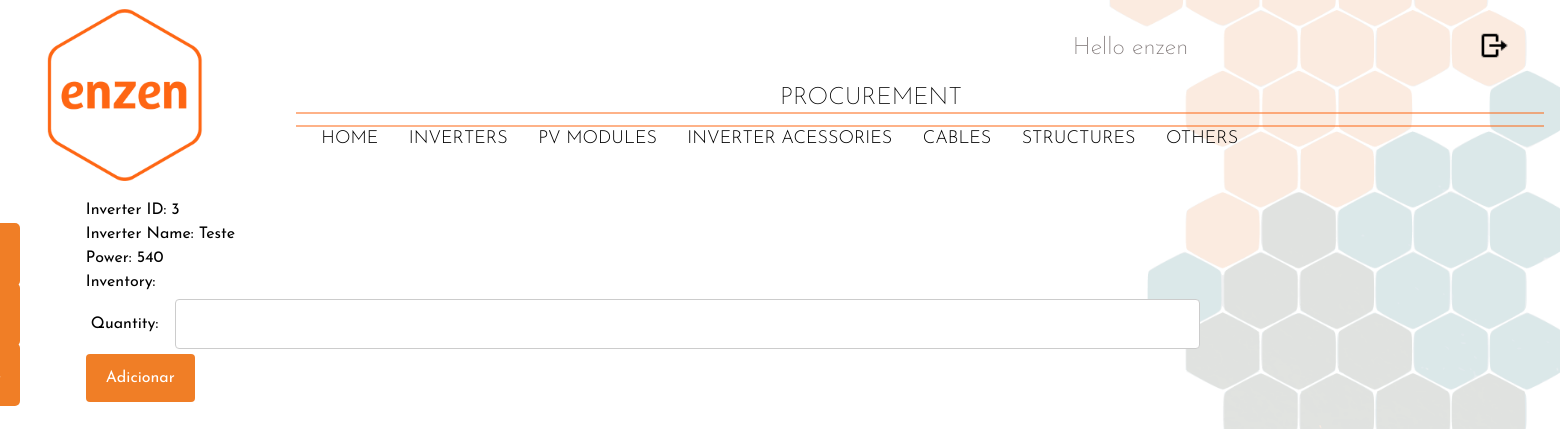
The app's page /pv_modules/3/ (signed in) with its own data.
### procurement/models.py (models this page shows, shortened)
class pv_modules(models.Model):
    modules_id = models.CharField(max_length=50,default='03.PVM-01')
    brand = models.ForeignKey(pv_module_brand, on_delete=models.SET_NULL, related_name='marcas_modules',blank=True,null=True)
    product_name = models.CharField(max_length=50)
    power_range = models.ForeignKey(pv_modules_power,on_delete=models.SET_NULL, related_name='power_modules',blank=True,null=True)
    price_EXW = models.FloatField(max_length=30)
    price_CIF = models.FloatField(max_length=30)
    price_DDP = models.FloatField(max_length=30)
    price_FOB = models.FloatField(max_length=30)
    payment_conditions = models.TextField()

class pv_modules_power(models.Model):
    power_id = models.CharField(max_length=50)
    power = models.IntegerField()
    def __str__(self):
        return str(self.power)

### procurement/views.py (the view)
# urls.py: path('pv_modules/<str:pk>/',views.pv_modules_detail,name="modules_detail"),
@login_required(login_url='/login')
def pv_modules_detail(request,pk):
    new_order = None
    pv_module = pv_modules.objects.get(id=pk)
    if request.method == 'POST':
        pv_module_form=number_form_pv_modules(data=request.POST)
        if pv_module_form.is_valid():
            new_order = pv_module_form.save(commit=False)
            new_order.pv_modules_number_id=pk
            new_order.save()
            request.session['data'] = new_order.id
            return redirect('add_pv_module/')
    else:
        pv_module_form=number_form_pv_modules()
    return render(request, 'Procurement/procurement_part/pv_module_detail.html', {'pv_module':pv_module,'form':pv_module_form})

### procurement/forms.py
class number_form_pv_modules(forms.ModelForm):
    class Meta:
        model = order_pv_modules
        fields = {'quantity'}
        widgets = {
            'quantity': forms.TextInput(attrs={'class': 'input2'}),
        }

### templates/Procurement/procurement_part/pv_module_detail.html (shortened to what this page needs)
{% extends "Procurement/base.html" %}
{% block content %}
    <div class="top_creatio3">
        <p>Inverter ID: {{ pv_module.id }}</p>
        <p>Inverter Name: {{ pv_module.product_name }}</p>
        <p>Power: {{ pv_module.power_range }}</p>
        <p>Inventory: {{ pv_module.inventory }}</p>
    </div>
    <form method="post">
        {% for field in form %}
        <div style="padding: 5px">
            <a class="label">{{ field.label_tag }}</a>
            {{ field }}
        </div>
        {% endfor %}
        <input type="submit" value="Adicionar" class="part_creation2">
    </form>
{% endblock %}

### templates/Procurement/base.html (shortened to what this page needs)
{% load static %}
{% load static %}
<!DOCTYPE html>
<html>
<head>
    <link href="{% static 'procurement.css' %}" rel="stylesheet">
    <script src="https://cdn.tailwindcss.com"></script>
</head>
<body style="background-image: url('{% static "Fundo.png"%}');background-attachment: fixed;background-size: cover;background-position: center center;">
<div style="width: auto; height: auto; overflow: hidden; background: transparent; background-attachment: fixed;background-size: cover;background-position: center center;">
    <svg width="80%" height="15" viewBox="0 0 1219 15" fill="none" xmlns="http://www.w3.org/2000/svg" style="position: absolute; left: 296px; top: 14%;" preserveAspectRatio="none">
        <path d="M1219 14H0M1219 1L0 1" stroke="#FE6613"></path></svg>
    <p style="width: 346px;  height:66px; position: absolute;font-family: Josefin Sans,serif; left: 50%; top: 10%; font-size: 24px; font-weight: 200; text-align: left; color: #000;">
        PROCUREMENT
    </p>
      <div id="box_total" >
          <img src="{% static 'LOGO.png' %}" style="width: 16%; height: auto; top: 0px;"/>
          <p style="width: 80%; margin-top:8%; font-size: 18px; font-weight: 300; text-align: left; color: #000;margin-left:3%;">
              <a href="/" style="font-family: Josefin Sans,serif">HOME</a>
              <a href="/inverters/" style="font-family: Josefin Sans,serif">INVERTERS</a>
              <a href="/pv_modules/" style="font-family: Josefin Sans,serif">PV MODULES</a>
              <a href="/inverter_acessories/" style="font-family: Josefin Sans,serif">INVERTER ACESSORIES</a>
              <a href="/cables/" style="font-family: Josefin Sans,serif">CABLES</a>
              <a href="/structures/" style="font-family: Josefin Sans,serif">STRUCTURES</a>
              <a href="/others/" style="font-family: Josefin Sans,serif">OTHERS</a>
            </p>
        </div>
      <p style="width: 222px;    font-family: Josefin Sans, sans-serif; height: 51px; position: absolute; right: 17%; top: 30px; font-size: 24px; font-weight: 200; text-align: left; color: #7e7676;">
      Hello {{ user }}
      <div id="mySidenav" class="sidenav">
        <a href="/brands" id="about">Brands</a>
        <a href="/vendors" id="blog">Vendor</a>
        <a href="/projects" id="projects">Projects</a>
      </div>
      </p>
      <a href="{% url 'O_and_M:logout' %}" class=""><img
        style="width: 2%; height: auto; position: absolute; right: 3.2%; top: 30px; object-fit: cover;"
      /></a>
<div id="contente">
    {% block content %}
 {% endblock %}
</div>
    </div>
  </body>

### static/procurement.css (style rules this page uses)
html * { -webkit-background-size: cover; -moz-background-size: cover; -o-background-size: cover; background-size: cover; font-family: Josefin Sans, sans-serif; }
#box_total { display: inline-flex; width: 100%; }
#box_total p a { margin-left: 2%; display: inline; position: relative; padding: 0.2em 0; }
#box_total p a::after { content: ''; position: absolute; bottom: 0; left: 0; width: 100%; height: 0.1em; background-color: #f07e26; opacity: 0; transition: opacity 300ms, transform 300ms; }
#box_total p a::after { opacity: 1; transform: scale(0); transform-origin: center; }
#mySidenav a { position: absolute; left: -80px; transition: 0.3s; padding: 18px; width: 100px; text-decoration: none; font-size: 18px; color: white; border-radius: 0 5px 5px 0; margin-top: 13%; font-family: Josefin Sans, sans-serif; }
#about { top: 20px; background-color: #f07e26; }
#blog { top: 80px; background-color: #f07e26; }
#projects { top: 140px; background-color: #f07e26; }
#contente { margin-left: 5.5%; }
input[type=text], select, textarea { width: 70%; padding: 12px; border: 1px solid #ccc; border-radius: 4px; resize: vertical; }
label { padding: 12px 12px 12px 0; display: inline-block; }
input[type=submit] { background-color: #f07e26; color: white; padding: 12px 20px; border: none; border-radius: 4px; cursor: pointer; }
label { font-family: Josefin Sans, sans-serif; }

### records on screen
pv_modules: id "3", product_name "Teste", power_range "540"

### other values on screen
{{ user }} "enzen"
{{ field.label_tag }} "Quantity:"
